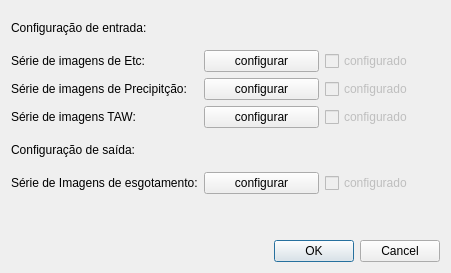
<?xml version="1.0" encoding="UTF-8"?>
<ui version="4.0">
 <class>Dialog</class>
 <widget class="QDialog" name="Dialog">
  <property name="geometry">
   <rect>
    <x>0</x>
    <y>0</y>
    <width>451</width>
    <height>273</height>
   </rect>
  </property>
  <property name="windowTitle">
   <string>Valor de esgotamento (Dr)</string>
  </property>
  <layout class="QVBoxLayout" name="verticalLayout">
   <item>
    <layout class="QGridLayout" name="gridLayout">
     <item row="3" column="2">
      <widget class="QCheckBox" name="chTAW">
       <property name="enabled">
        <bool>false</bool>
       </property>
       <property name="text">
        <string>configurado</string>
       </property>
      </widget>
     </item>
     <item row="2" column="1">
      <widget class="QPushButton" name="btnConfPPP">
       <property name="text">
        <string>configurar</string>
       </property>
      </widget>
     </item>
     <item row="0" column="0">
      <widget class="QLabel" name="label">
       <property name="text">
        <string>Configuração de entrada:</string>
       </property>
      </widget>
     </item>
     <item row="5" column="2">
      <widget class="QCheckBox" name="chDr">
       <property name="enabled">
        <bool>false</bool>
       </property>
       <property name="text">
        <string>configurado</string>
       </property>
      </widget>
     </item>
     <item row="1" column="0">
      <widget class="QLabel" name="label_2">
       <property name="text">
        <string>Série de imagens de Etc:</string>
       </property>
      </widget>
     </item>
     <item row="2" column="0">
      <widget class="QLabel" name="label_3">
       <property name="text">
        <string>Série de imagens de Precipitção:</string>
       </property>
      </widget>
     </item>
     <item row="3" column="0">
      <widget class="QLabel" name="label_4">
       <property name="text">
        <string>Série de imagens TAW:</string>
       </property>
      </widget>
     </item>
     <item row="4" column="0">
      <widget class="QLabel" name="label_5">
       <property name="text">
        <string>Configuração de saída:</string>
       </property>
      </widget>
     </item>
     <item row="3" column="1">
      <widget class="QPushButton" name="btnConfTAW">
       <property name="text">
        <string>configurar</string>
       </property>
      </widget>
     </item>
     <item row="1" column="1">
      <widget class="QPushButton" name="btnConfETc">
       <property name="text">
        <string>configurar</string>
       </property>
      </widget>
     </item>
     <item row="5" column="0">
      <widget class="QLabel" name="label_6">
       <property name="text">
        <string>Série de Imagens de esgotamento:</string>
       </property>
      </widget>
     </item>
     <item row="2" column="2">
      <widget class="QCheckBox" name="chPPP">
       <property name="enabled">
        <bool>false</bool>
       </property>
       <property name="text">
        <string>configurado</string>
       </property>
      </widget>
     </item>
     <item row="5" column="1">
      <widget class="QPushButton" name="BtnConfDr">
       <property name="text">
        <string>configurar</string>
       </property>
      </widget>
     </item>
     <item row="1" column="2">
      <widget class="QCheckBox" name="chEtc">
       <property name="enabled">
        <bool>false</bool>
       </property>
       <property name="text">
        <string>configurado</string>
       </property>
      </widget>
     </item>
     <item row="6" column="0">
      <spacer name="verticalSpacer">
       <property name="orientation">
        <enum>Qt::Vertical</enum>
       </property>
       <property name="sizeType">
        <enum>QSizePolicy::Fixed</enum>
       </property>
       <property name="sizeHint" stdset="0">
        <size>
         <width>20</width>
         <height>40</height>
        </size>
       </property>
      </spacer>
     </item>
    </layout>
   </item>
   <item>
    <widget class="QDialogButtonBox" name="buttonBox">
     <property name="orientation">
      <enum>Qt::Horizontal</enum>
     </property>
     <property name="standardButtons">
      <set>QDialogButtonBox::Cancel|QDialogButtonBox::Ok</set>
     </property>
    </widget>
   </item>
  </layout>
 </widget>
 <resources/>
 <connections>
  <connection>
   <sender>buttonBox</sender>
   <signal>accepted()</signal>
   <receiver>Dialog</receiver>
   <slot>accept()</slot>
   <hints>
    <hint type="sourcelabel">
     <x>248</x>
     <y>254</y>
    </hint>
    <hint type="destinationlabel">
     <x>157</x>
     <y>274</y>
    </hint>
   </hints>
  </connection>
  <connection>
   <sender>buttonBox</sender>
   <signal>rejected()</signal>
   <receiver>Dialog</receiver>
   <slot>reject()</slot>
   <hints>
    <hint type="sourcelabel">
     <x>316</x>
     <y>260</y>
    </hint>
    <hint type="destinationlabel">
     <x>286</x>
     <y>274</y>
    </hint>
   </hints>
  </connection>
 </connections>
</ui>
